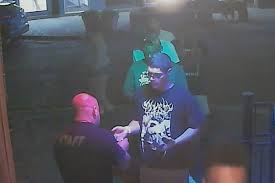
%> input picture DataSet/police/images (8).jpeg, 275 x 183 px
$ octave weinerFinal.m   (GNU Octave 9; MATLAB toolbox functions it lacks are replaced by stand-ins)
%> lines starting %> are read from the running program, lines starting %| are printed output that depends on the picture
a=imread('/home/tangobeer/Desktop/ImageEnchancement/DataSet/police/images (8).jpeg');
%> a is the input picture: size 183x275x3 uint8; mean R, G, B 84.3, 85.6, 93.5
%imshow(a);
I = rgb2gray(a);
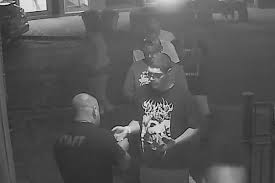
%> I: size 183x275 uint8; min 2, max 252, mean 86.1
J = imnoise(I,'gaussian',0,0.00050);
K = wiener2(J,[5 5]);
K=imsharpen(K,'Radius',2.5,'Amount',1.5);
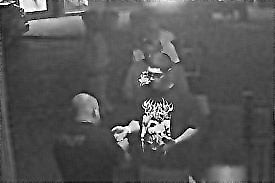
%> K: size 183x275 uint8; min 0, max 255, mean 85.9
%figure;
%imshow(K);
montage({a, K});
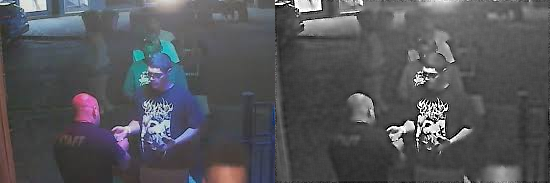
%> displayed picture: size 183x550x3, on the screen's scale of 0 to 255; mean R, G, B 85.1, 85.7, 89.7

$ run again, with DataSet/police/images (10).jpeg copied over DataSet/police/images (8).jpeg
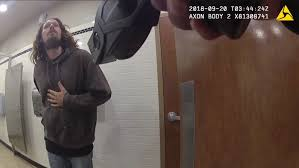
%> input picture DataSet/police/images (10).jpeg, 299 x 168 px
%> a is the input picture: size 168x299x3 uint8; mean R, G, B 97.8, 83.4, 77
%> `K=imsharpen(K,'Radius',2.5,'Amount',1.5);`:
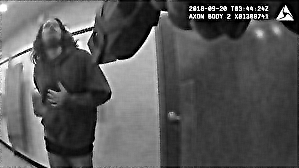
%> K: size 168x299 uint8; min 0, max 255, mean 87.2
%> `montage({a, K});`:
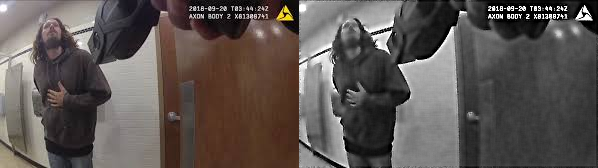
%> displayed picture: size 168x598x3, on the screen's scale of 0 to 255; mean R, G, B 92.5, 85.3, 82.1

$ run again, with DataSet/police/images (11).jpeg copied over DataSet/police/images (8).jpeg
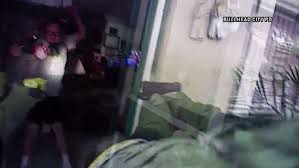
%> input picture DataSet/police/images (11).jpeg, 299 x 168 px
%> a is the input picture: size 168x299x3 uint8; mean R, G, B 90.5, 89.1, 94.5
%> `K=imsharpen(K,'Radius',2.5,'Amount',1.5);`:
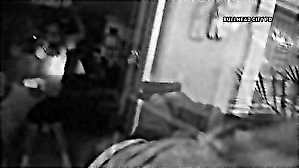
%> K: size 168x299 uint8; min 0, max 255, mean 90.2
%> `montage({a, K});`:
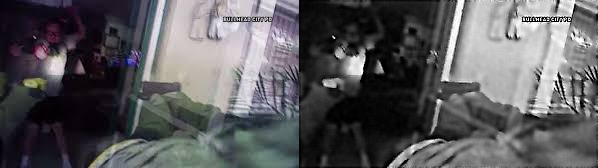
%> displayed picture: size 168x598x3, on the screen's scale of 0 to 255; mean R, G, B 90.3, 89.6, 92.3

$ run again, with DataSet/police/images (12).jpeg copied over DataSet/police/images (8).jpeg
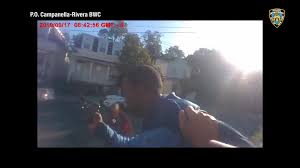
%> input picture DataSet/police/images (12).jpeg, 300 x 168 px
%> a is the input picture: size 168x300x3 uint8; mean R, G, B 67.1, 67.6, 73.7
%> `K=imsharpen(K,'Radius',2.5,'Amount',1.5);`:
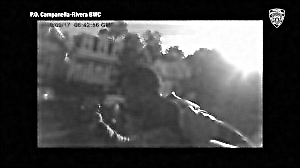
%> K: size 168x300 uint8; min 0, max 255, mean 69.9
%> `montage({a, K});`:
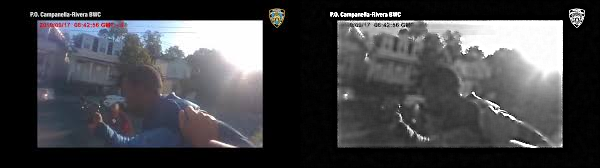
%> displayed picture: size 168x600x3, on the screen's scale of 0 to 255; mean R, G, B 68.5, 68.7, 71.8
